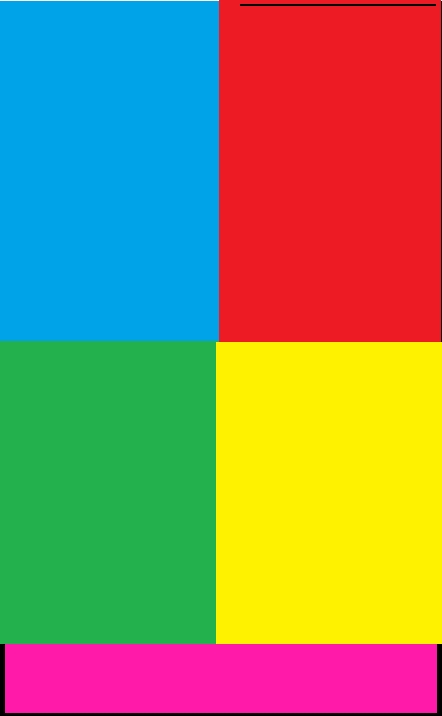
#> input picture test-image-v1.png, 442 x 716 px
$ python topleftcornercolor.py
#> lines starting #> are read from the running program, lines starting #| are printed output that depends on the picture
import numpy as np
import cv2
import matplotlib.pyplot as plt

img = cv2.imread('test-image-v1.png', 0)
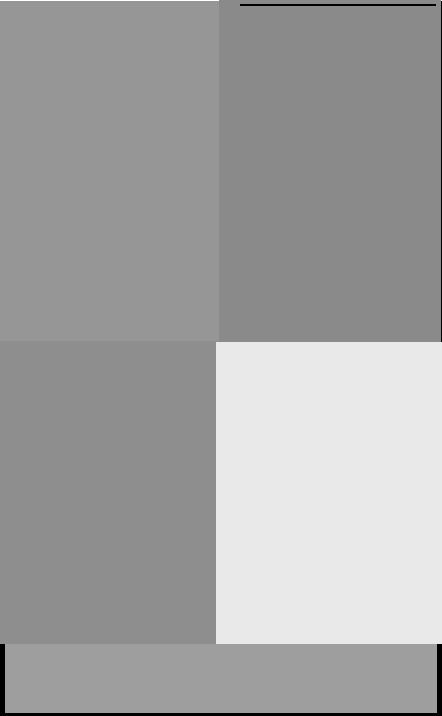
#> img: shape (716, 442); min 0, max 255, mean 162.9
edges = cv2.Canny(img,100,200)
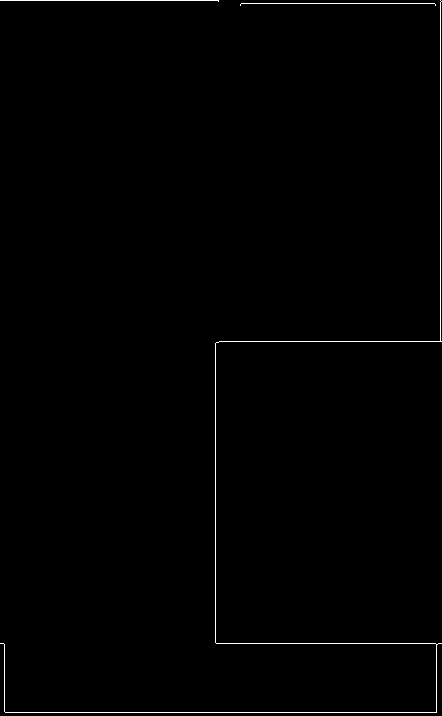
#> edges: shape (716, 442); 0.66% white in thin lines or dots

plt.subplot(121),plt.imshow(img, cmap = 'gray');
plt.title('Original Image'), plt.xticks([]), plt.yticks([])
plt.subplot(122),plt.imshow(edges,cmap = 'gray')
plt.title('Edge Image'), plt.xticks([]), plt.yticks([])

print(img[25, 25])
#| 150
plt.show()
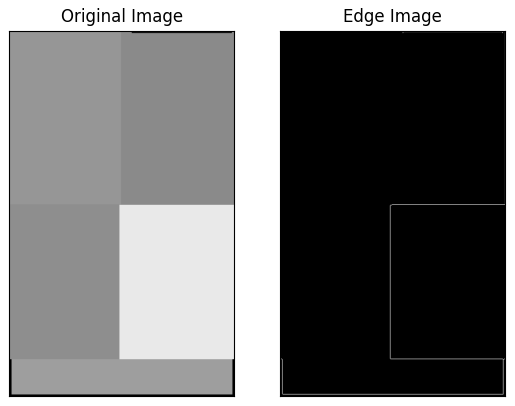
#> figure drawn by matplotlib, 2 panels
